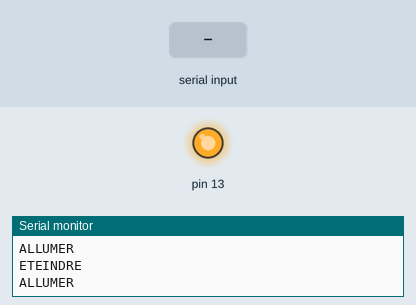
Recording of a sketch running on a simulated Arduino Uno, built with avr-gcc and run on an emulated ATmega328P. Shown: output pins drawn as LEDs (lit = HIGH), the last lines printed to the serial monitor. The inputs (shaded band) are chosen by the test bench.

Above: at 4.0 s.
4.1 s: "5\n" received over Serial
At 5.8 s:
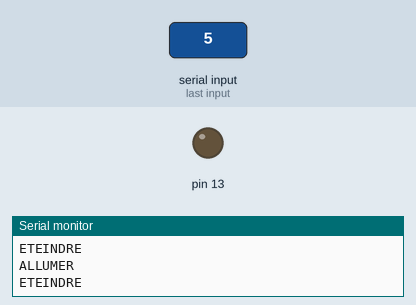
Timing chart, 0 to 13.1 s (numbered marks = the images above; inputs shaded):
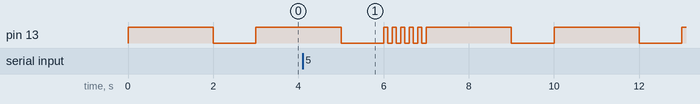

The sketch:

TestArduino.ino
```cpp
// the setup function runs once when you press reset or power the board
void setup() {
  // initialize digital pin 13 as an output.
  pinMode(13, OUTPUT);

  // initialize serial communication at 9600 bits per second:
  Serial.begin(9600);
}

const int FastBlinkDelay = 100; // ms

// the loop function runs over and over again forever
void loop() {

  Serial.println("ALLUMER");

  digitalWrite(13, HIGH);   // turn the LED on (HIGH is the voltage level)
  delay(2000);              // wait for a second

  Serial.println("ETEINDRE");

  digitalWrite(13, LOW);    // turn the LED off by making the voltage LOW
  delay(1000);              // wait for a second

  if (Serial.available() > 0) {


    int number = Serial.parseInt();
    if (Serial.read() == '\n') {

      Serial.print("CLIGNOTER ");
      Serial.print(number);
      Serial.println(" fois...");

      for (int i = 0; i < number; i++) {

        digitalWrite(13, HIGH);
        delay(FastBlinkDelay);

        digitalWrite(13, LOW);
        delay(FastBlinkDelay);
      }

    }

  }

}
```
